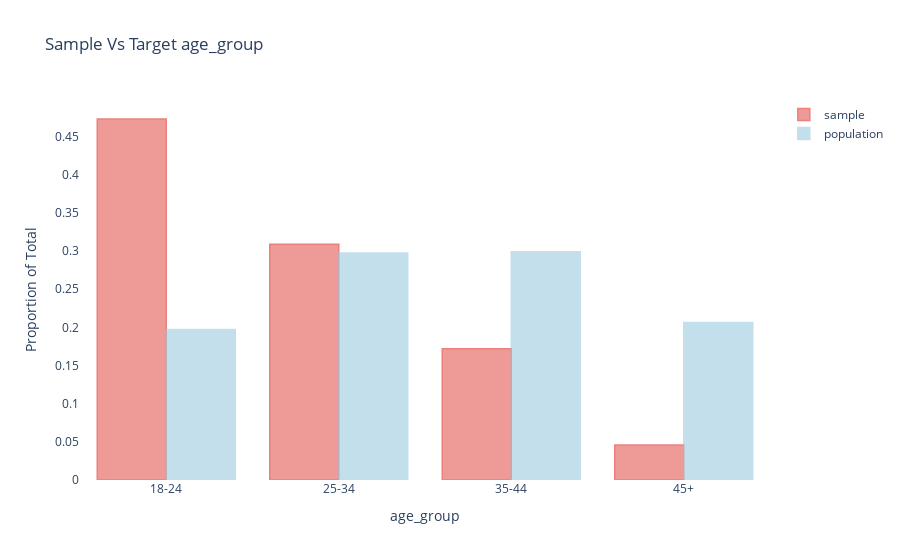
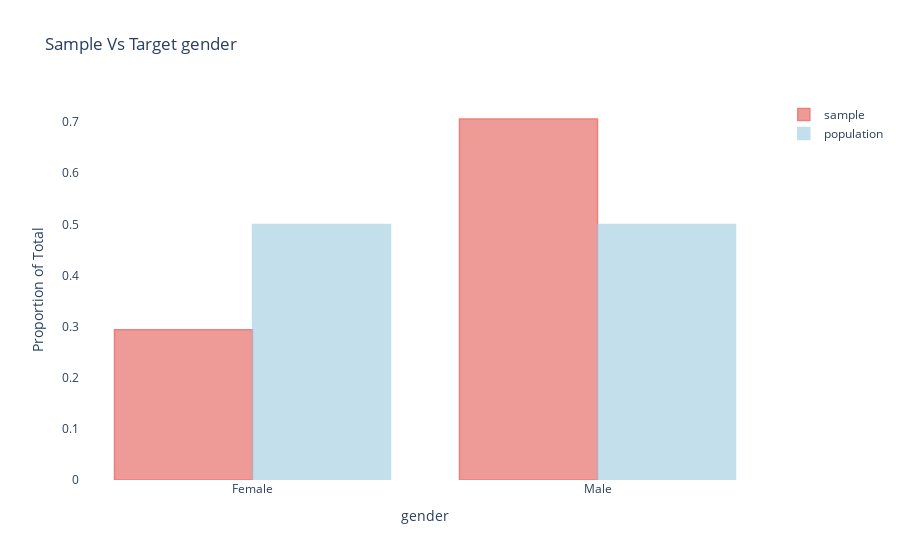
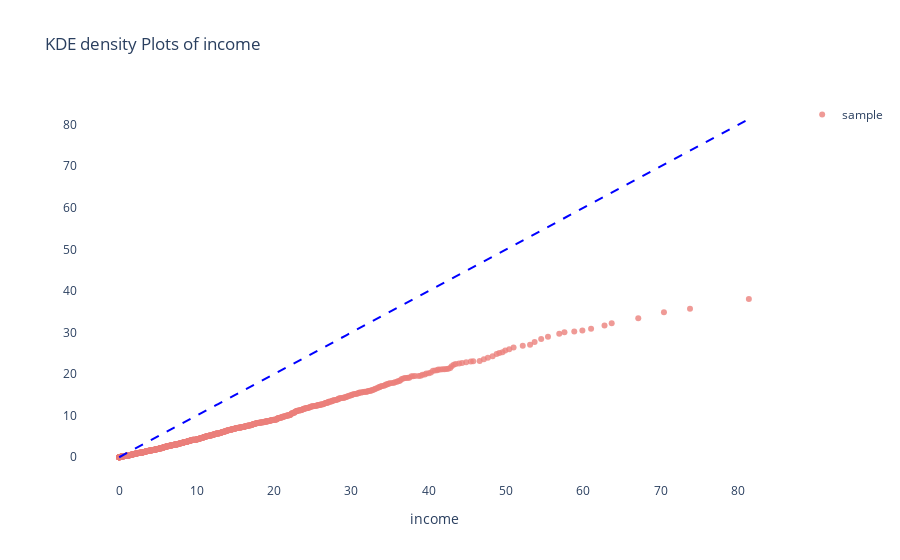

The notebook cell saved with these charts, in order:
### Code cell
sample_with_target.covars().plot()

### Figure 1 — Plotly figure (JSON) as saved in the notebook; plotly's stock layout.template omitted (floating-point values rounded to 4 significant figures)
{"data": [{"marker": {"color": "rgba(222,45,38,0.8)", "line": {"color": "rgba(222,45,38,1)", "width": 1.5}}, "name": "sample", "opacity": 0.6, "type": "bar", "visible": true, "x": ["18-24", "25-34", "35-44", "45+"], "y": [0.473, 0.309, 0.172, 0.046]}, {"marker": {"color": "rgb(158,202,225,.8)", "line": {"color": "rgb(158,202,225,1)", "width": 1.5}}, "name": "population", "opacity": 0.6, "type": "bar", "visible": true, "x": ["18-24", "25-34", "35-44", "45+"], "y": [0.1971, 0.2974, 0.2992, 0.2063]}], "layout": {"paper_bgcolor": "rgb(255, 255, 255)", "plot_bgcolor": "rgb(255, 255, 255)", "title": {"text": "Sample Vs Target age_group"}, "xaxis": {"autorange": true, "range": [-0.5, 3.5], "title": {"text": "age_group"}, "type": "category"}, "yaxis": {"autorange": true, "range": [0, 0.4979], "title": {"text": "Proportion of Total"}, "type": "linear"}}}

### Figure 2 — Plotly figure (JSON) as saved in the notebook; plotly's stock layout.template omitted (floating-point values rounded to 4 significant figures)
{"data": [{"marker": {"color": "rgba(222,45,38,0.8)", "line": {"color": "rgba(222,45,38,1)", "width": 1.5}}, "name": "sample", "opacity": 0.6, "type": "bar", "visible": true, "x": ["Female", "Male"], "y": [0.2939, 0.7061]}, {"marker": {"color": "rgb(158,202,225,.8)", "line": {"color": "rgb(158,202,225,1)", "width": 1.5}}, "name": "population", "opacity": 0.6, "type": "bar", "visible": true, "x": ["Female", "Male"], "y": [0.5, 0.5]}], "layout": {"paper_bgcolor": "rgb(255, 255, 255)", "plot_bgcolor": "rgb(255, 255, 255)", "title": {"text": "Sample Vs Target gender"}, "xaxis": {"autorange": true, "range": [-0.5, 1.5], "title": {"text": "gender"}, "type": "category"}, "yaxis": {"autorange": true, "range": [0, 0.7433], "title": {"text": "Proportion of Total"}, "type": "linear"}}}

### Figure 3 — Plotly figure (JSON) as saved in the notebook; plotly's stock layout.template omitted (floating-point values rounded to 4 significant figures; data arrays with more than 128 entries replaced by an {"elided": "..."} marker saying what was removed)
{"data": [{"marker": {"color": "rgba(222,45,38,0.8)"}, "mode": "markers", "name": "sample", "opacity": 0.6, "type": "scatter", "x": {"elided": "1000 float values"}, "y": {"elided": "1000 float values"}}, {"line": {"color": "blue", "dash": "dash", "width": 2}, "showlegend": false, "type": "scatter", "x": {"elided": "1000 float values"}, "y": {"elided": "1000 float values"}}], "layout": {"paper_bgcolor": "rgb(255, 255, 255)", "plot_bgcolor": "rgb(255, 255, 255)", "title": {"text": "KDE density Plots of income"}, "xaxis": {"autorange": true, "linewidth": 1, "mirror": true, "range": [-4.857, 86.23], "title": {"text": "income"}, "type": "linear", "zeroline": false}, "yaxis": {"autorange": true, "linewidth": 1, "mirror": true, "range": [-5.867, 85.96], "type": "linear", "zeroline": false}}}
